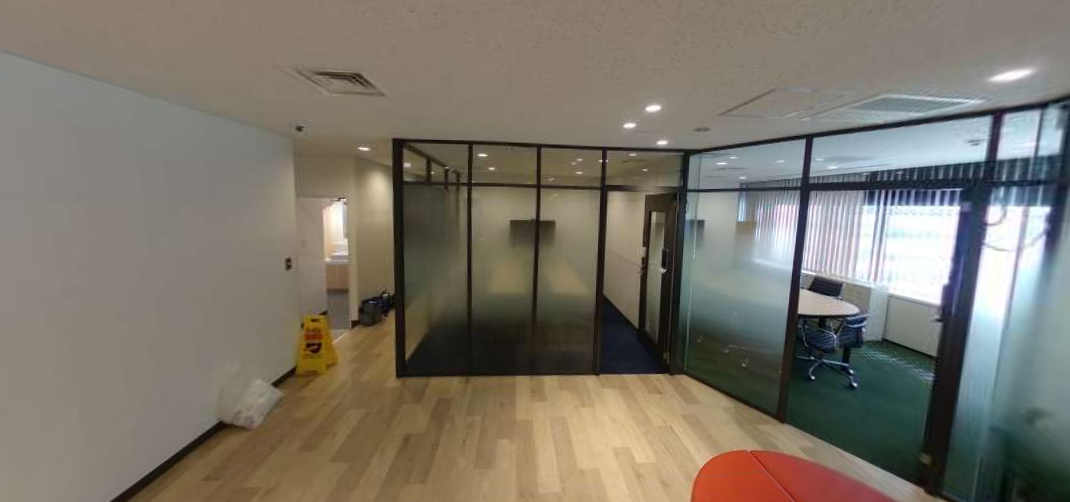
#> input picture img/set2_a.png, 1070 x 502 px
$ python histgram.py
#> lines starting #> are read from the running program, lines starting #| are printed output that depends on the picture
import cv2
import numpy as np
import matplotlib.pyplot as plt


def save_histogram(hist_b, hist_g, hist_r, filename):
    plt.figure()
    plt.title("Histogram")
    plt.xlabel("Pixel value")
    plt.ylabel("Frequency")
    plt.plot(hist_b, color="b", label="Blue")
    plt.plot(hist_g, color="g", label="Green")
    plt.plot(hist_r, color="r", label="Red")
    plt.xlim([0, 256])
    plt.legend()
    plt.tight_layout()
    plt.savefig(filename)
    plt.close()


img_a = cv2.imread("../img/set2_a.png")
#> img_a is the input picture: shape (502, 1070, 3); mean B, G, R 105.8, 117.3, 123.5
img_b = cv2.imread("../img/set2_b.png")
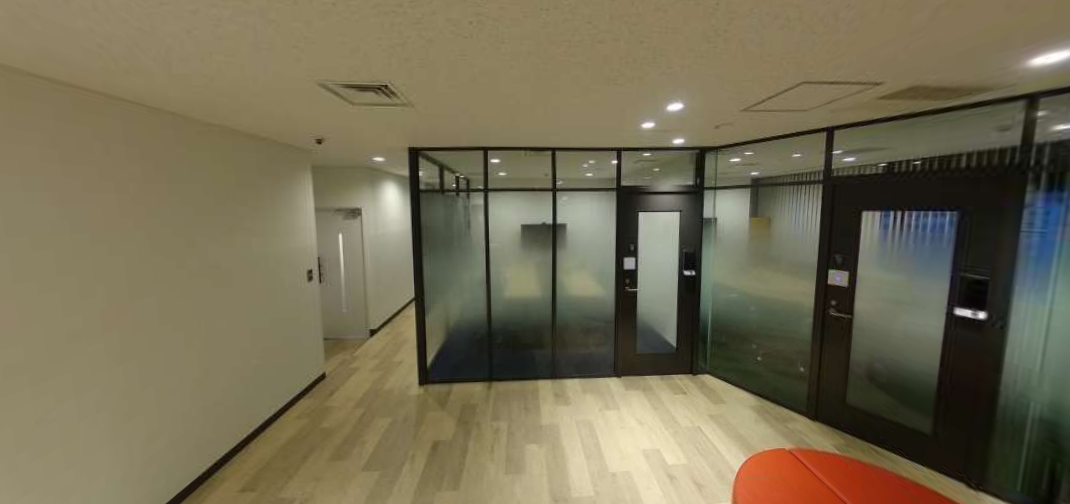
#> input picture img/set2_b.png, 1070 x 504 px
#> img_b is the input picture: shape (504, 1070, 3); mean B, G, R 83.7, 108.6, 116.6
print(img_a.shape)
#| (502, 1070, 3)
print(img_b.shape)
#| (504, 1070, 3)

# 画像サイズの統一
height = img_b.shape[0]
#> height = 504
width = img_b.shape[1]
#> width = 1070
img_a = cv2.resize(img_a, (int(width), int(height)))
#> img_a: shape (504, 1070, 3)

# ヒストグラム計算
hist_a_b = cv2.calcHist([img_a], [0], None, [256], [0, 256])
#> hist_a_b = 256 values, max 19995 at index 108, min 141 at index 0, mean 2106.6
hist_b_b = cv2.calcHist([img_b], [0], None, [256], [0, 256])
#> hist_b_b = 256 values, max 25078 at index 92, min 7 at index 227, mean 2106.6
hist_a_g = cv2.calcHist([img_a], [1], None, [256], [0, 256])
#> hist_a_g = 256 values, max 29866 at index 123, min 0 at index 0, mean 2106.6
hist_b_g = cv2.calcHist([img_b], [1], None, [256], [0, 256])
#> hist_b_g = 256 values, max 23336 at index 126, min 0 at index 0, mean 2106.6
hist_a_r = cv2.calcHist([img_a], [2], None, [256], [0, 256])
#> hist_a_r = 256 values, max 24142 at index 139, min 51 at index 4, mean 2106.6
hist_b_r = cv2.calcHist([img_b], [2], None, [256], [0, 256])
#> hist_b_r = 256 values, max 20733 at index 141, min 0 at index 0, mean 2106.6

save_histogram(hist_a_b, hist_a_g, hist_a_r, "./set2_a_hist.png")
#> in save_histogram, `plt.savefig(filename)`:
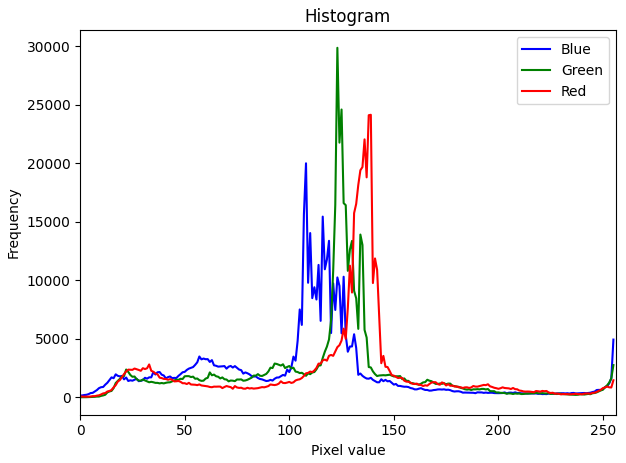
#> figure drawn by matplotlib, 1 panel; curve peaks at x = 108, y = 19995; curve peaks at x = 123, y = 29866; curve peaks at x = 139, y = 24142
save_histogram(hist_b_b, hist_b_g, hist_b_r, "./set2_b_hist.png")
#> call 2 of save_histogram, with hist_b = array of shape (256, 1), hist_g = array of shape (256, 1), hist_r = array of shape (256, 1), filename = './set2_b_hist.png'
#> in save_histogram (call 2), `plt.savefig(filename)`:
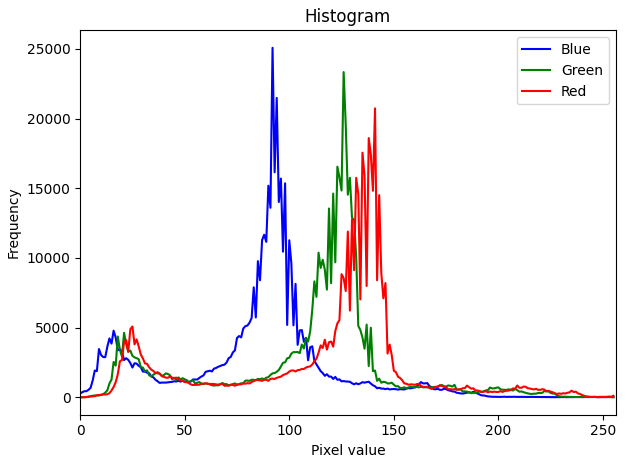
#> figure drawn by matplotlib, 1 panel; curve peaks at x = 92, y = 25078; curve peaks at x = 126, y = 23336; curve peaks at x = 141, y = 20733
